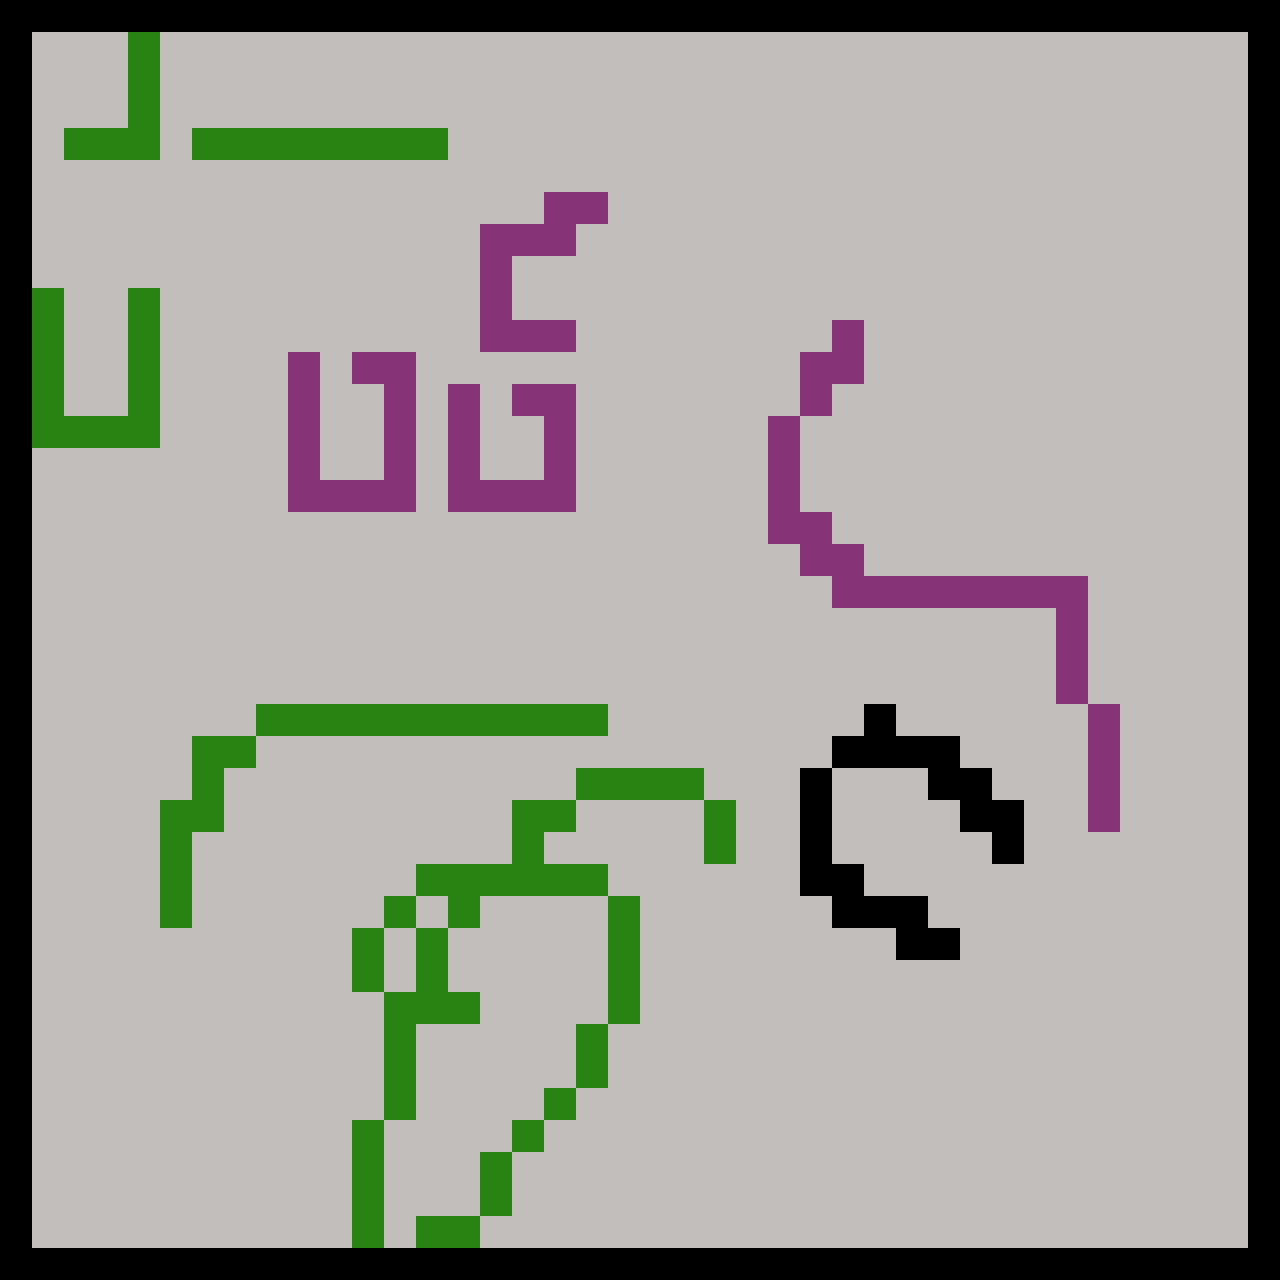

Tiled map render using the project's own tile images. Description and the map definition, with tile-layer contents summarised, below:
An orthogonal 40x40 tile map with 32x32 px tiles, 1 tile layer (Tile Layer 1).

<map version="1.0" orientation="orthogonal" width="40" height="40" tilewidth="32" tileheight="32">
 <tileset firstgid="1" name="tiles" tilewidth="32" tileheight="32">
  <image source="tiles.png" width="128" height="128" />
 </tileset>
 <layer name="Tile Layer 1" width="40" height="40">
  <data>[1600 cells, 1600 non-empty, 4 distinct tile ids]</data>
 </layer>
</map>